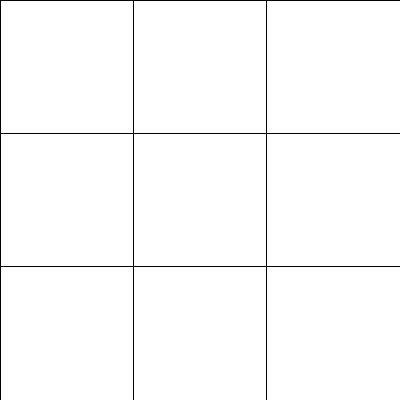
Frame 1 (no input)
Frame 60 (the mouse pressed at the canvas centre just before this capture): identical to frame 1, image omitted
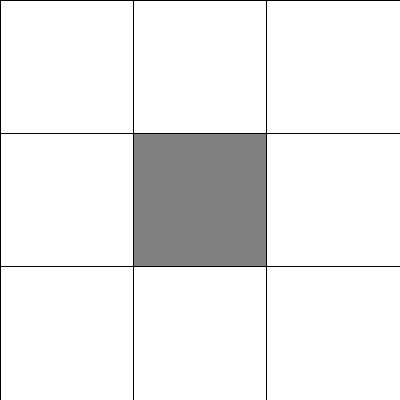
Frame 120 (the mouse held since frame 60 and released just before this capture)

The Processing sketch that drew these frames (run headless with seeded random() and noise(); from frame 60 on, the mouse is pressed at the canvas centre):

// Processing sketch: exo19_1
// ── exo19_1.pde
Grille grille;

void setup() {
  size(400, 400);
  grille = new Grille(3, 3);
}

void draw() {
  background(0);
  grille.dessiner();
}

void mousePressed() {
  grille.click(mouseX, mouseY);
}

// ── Cellule.pde
class Cellule {
  float x, y; // position
  float w, h; // taille
  int etat;

  Cellule(float x, float y, float w, float h) {
    this.x = x;
    this.y = y;
    this.w = w;
    this.h = h;
    etat = 0;
  }

  void click(int mx, int my) {
    if (x <= mx && mx < x + w && y <= my && my < y + h) {
      etat = 1 - etat;
    }
  }

  void dessiner() {
    stroke(0);
    if (etat == 0) {
      fill(255);
    } else {
      fill(128);
    }
    rect(x, y, w, h);
  }
}

// ── Grille.pde
class Grille {
  Cellule[][] cellules;
  int lignes, colonnes;

  Grille(int lignes, int colonnes) {
    this.lignes = lignes;
    this.colonnes = colonnes;
    cellules = new Cellule[lignes][colonnes];

    float w = float(width) / colonnes;
    float h = float(height) / lignes;
    for (int i = 0; i < lignes; i++) {
      for (int j = 0; j < colonnes; j++) {
        cellules[i][j] = new Cellule(w * j, h * i, w, h);
      }
    }
  }

  void dessiner() {
    for (int i = 0; i < lignes; i++) {
      for (int j = 0; j < colonnes; j++) {
        cellules[i][j].dessiner();
      }
    }
  }

  void click(int mx, int my) {
    for (int i = 0; i < lignes; i++) {
      for (int j = 0; j < colonnes; j++) {
        cellules[i][j].click(mx, my);
      }
    }
  }
}
